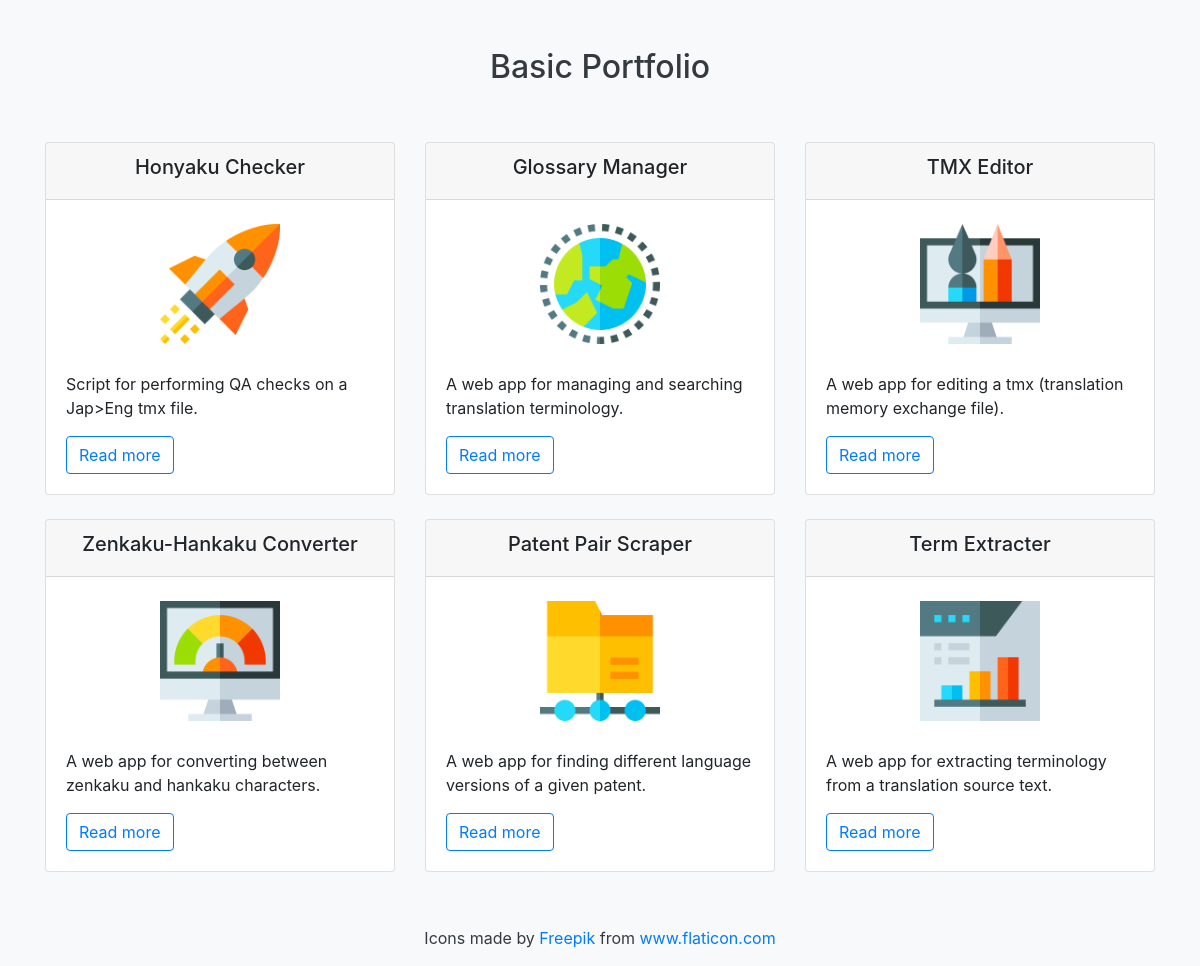
Before: / with the older database file.
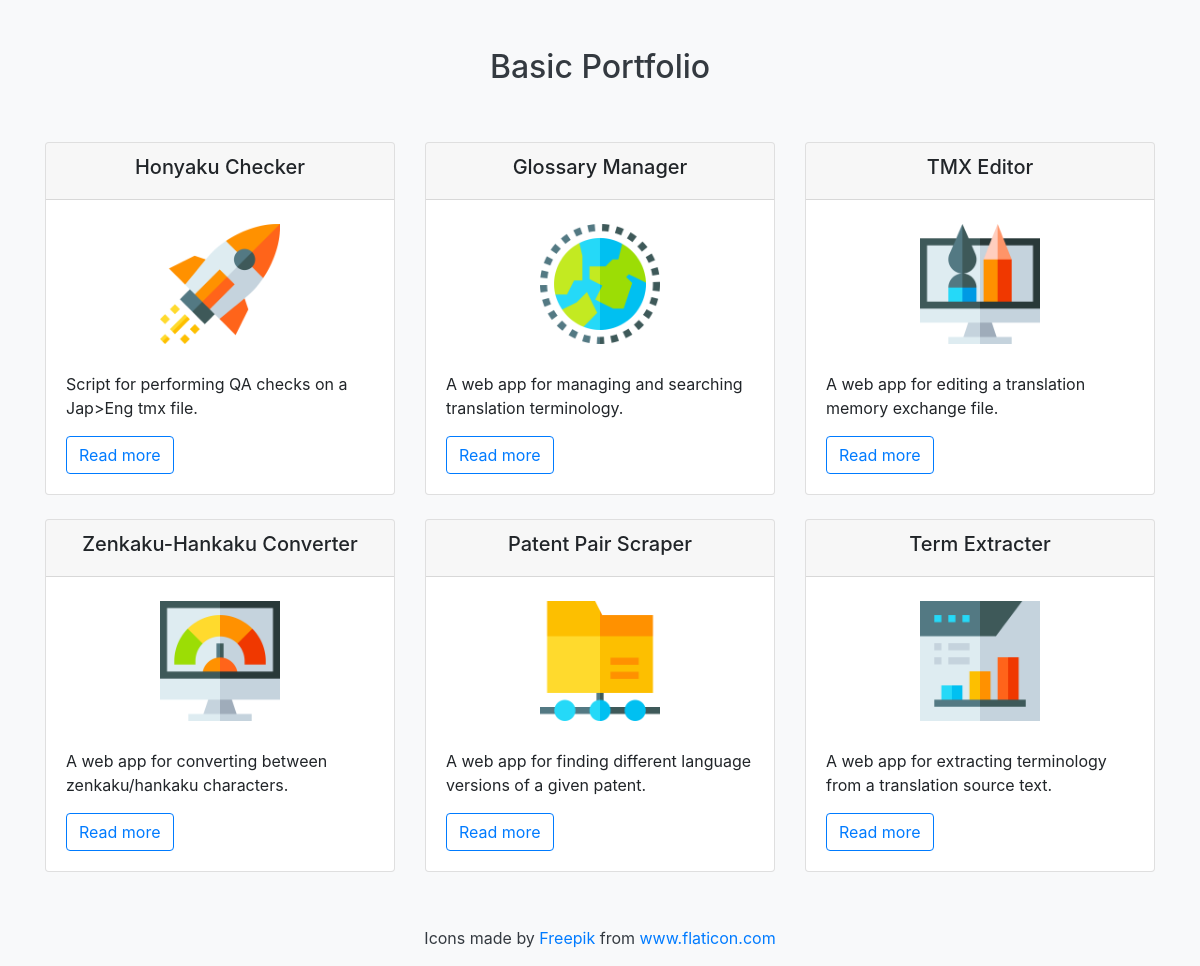
After: the same page with the newer database file.
### projects/models.py (models this page shows)
class Project(models.Model):
    title = models.CharField(max_length=100)
    technology = models.CharField(max_length=20)
    summary = models.CharField(max_length=100, default='')
    description = models.TextField()
    image = models.CharField(max_length=100)

### projects/views.py (the view)
# urls.py: path('', views.all_projects, name='all_projects'),
def all_projects(request):
    projects = Project.objects.all()
    return render(request, 'projects/all_projects.html', {'projects': projects})

### projects/templates/projects/all_projects.html
{% extends 'projects/base.html' %}
{% load static %}
{% block content %}
    <div class="container mb-10">
        <div class="row">
        {% for project in projects %}
            <div class="col-md-4">
                <div class="card mb-4">
                    <div class="card-header text-center">
                        <h5>{{ project.title }}</h5>
                    </div>
                    <img class="img-fluid mx-auto mt-4 mb-2" src="{% static project.image %}" alt="{{ project.description }}" width="120" height="120">
                    <div class="card-body">
                        <p class="card-text">{{ project.summary }}</p>
                        <a class="btn btn-outline-primary" href="{% url 'projects:project_detail' project.pk %}">Read more</a>
                    </div>
                </div>
            </div>
        {% endfor %}
        </div>
    </div>
{% endblock %}

Changed rows visible on the page:
changed Project "TMX Editor": summary "A web app for editing a tmx (translation memory exchange file)." → "A web app for editing a translation memory exchange file."
changed Project "Zenkaku-Hankaku Converter": summary "A web app for converting between zenkaku and hankaku characters." → "A web app for converting between zenkaku/hankaku characters."
